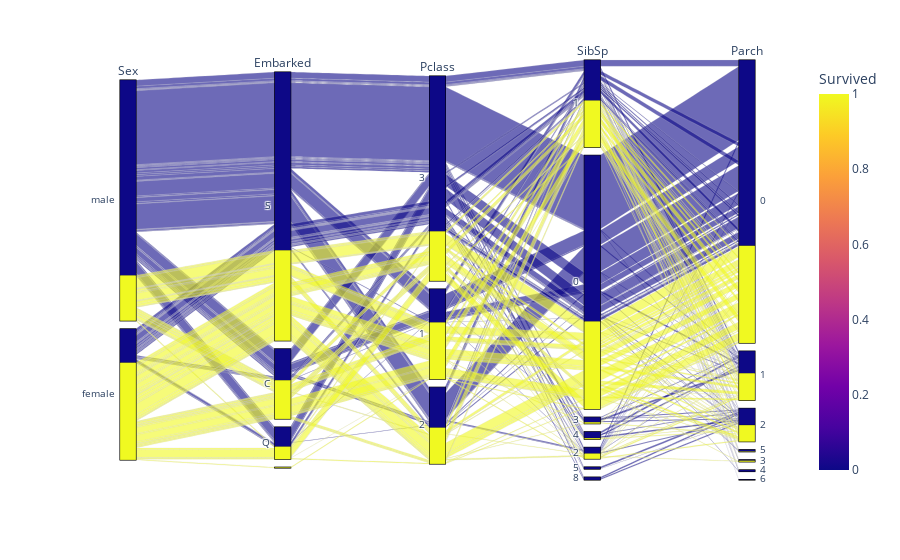

Source (notebook cell):
### Code cell
#| output: true
#| fig-cap: Parallel categories plot with respect to target
fig = px.parallel_categories(df, dimensions=cat_columns_slcd, color=target)
fig.show()

### Figure 1 — Plotly figure (JSON) as saved in the notebook; plotly's stock layout.template omitted (floating-point values rounded to 4 significant figures; data arrays with more than 128 entries replaced by an {"elided": "..."} marker saying what was removed)
{"data": [{"dimensions": [{"label": "Sex", "values": {"elided": "891 str values"}}, {"label": "Embarked", "values": {"elided": "891 str values"}}, {"label": "Pclass", "values": {"elided": "891 int values"}}, {"label": "SibSp", "values": {"elided": "891 int values"}}, {"label": "Parch", "values": {"elided": "891 int values"}}], "domain": {"x": [0, 1], "y": [0, 1]}, "line": {"color": {"elided": "891 int values"}, "coloraxis": "coloraxis"}, "name": "", "type": "parcats"}], "layout": {"coloraxis": {"colorbar": {"title": {"text": "Survived"}}, "colorscale": [[0, "#0d0887"], [0.1111, "#46039f"], [0.2222, "#7201a8"], [0.3333, "#9c179e"], [0.4444, "#bd3786"], [0.5556, "#d8576b"], [0.6667, "#ed7953"], [0.7778, "#fb9f3a"], [0.8889, "#fdca26"], [1, "#f0f921"]]}, "legend": {"tracegroupgap": 0}, "margin": {"t": 60}}}
